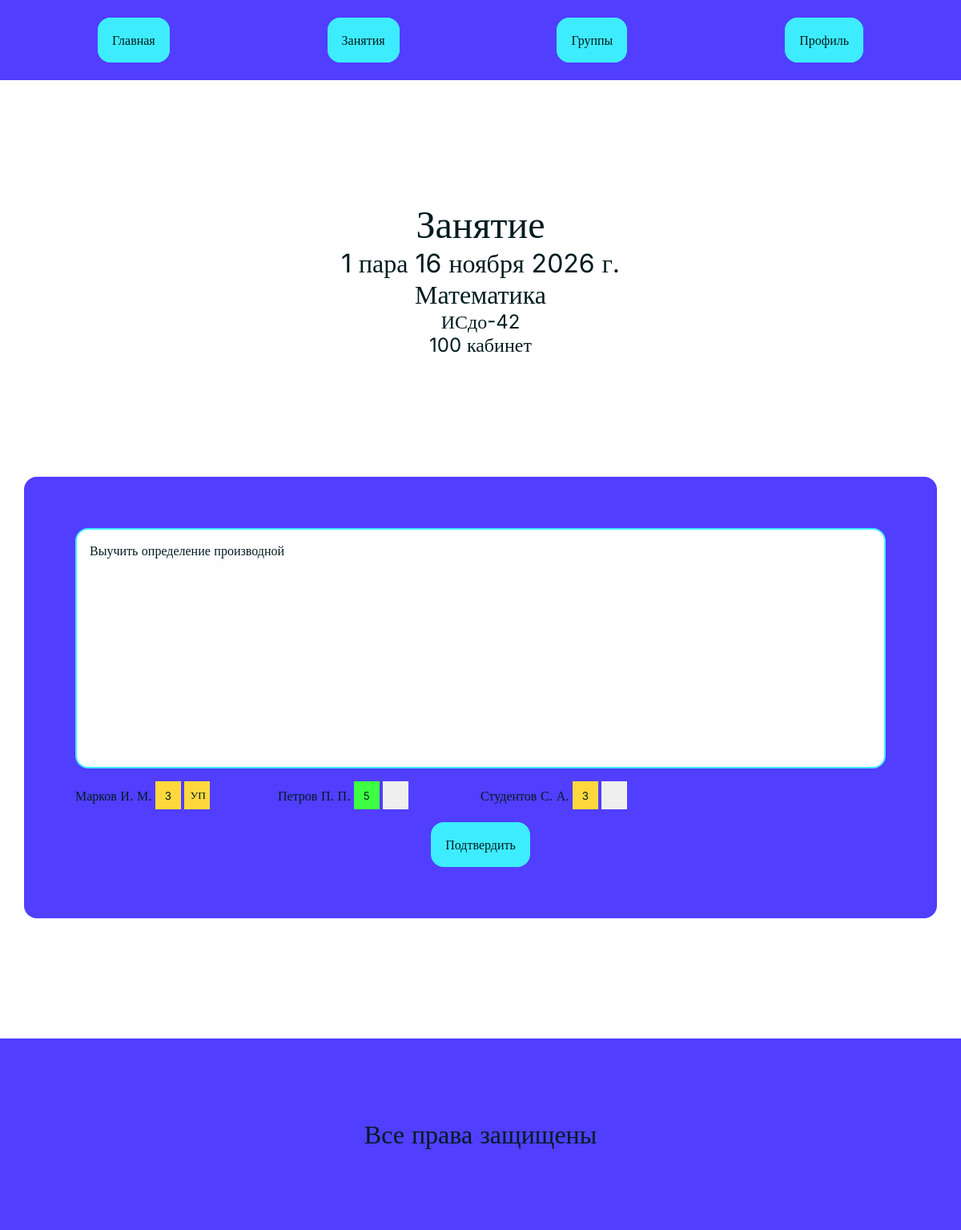
Screenshot of /lessons/1/ (signed in) with the database file from the repository.
### dnevnikapp/models.py (models this page shows, shortened)
class Lesson(models.Model):
    subject = models.ForeignKey(Subject, on_delete=models.PROTECT, verbose_name="Предмет", related_name="lessons")
    teacher = models.ForeignKey(CustomUser, on_delete=models.PROTECT, verbose_name="Преподаватель", related_name="lessons")
    date = models.DateField(default=timezone.now, verbose_name="Дата")
    lesson_number = models.PositiveSmallIntegerField(verbose_name="Номер пары")
    group = models.ForeignKey(Group, on_delete=models.PROTECT, verbose_name="Группа", related_name="lessons")
    room = models.CharField(verbose_name="Кабинет")
    class Meta:
        constraints = [
            models.UniqueConstraint(
                fields=["date","lesson_number","group"],
                name="unique_lesson_per_date_number_group"
            ),
            models.UniqueConstraint(
                fields=["date","lesson_number","teacher"],
                name="unique_lesson_per_date_number_teacher"
            )
        ]
        models.CheckConstraint(
            condition=models.Q(lesson_number__gt=0),
            name="lesson_number_greater_than_zero"
        )
        verbose_name = "Занятие"
        verbose_name_plural = "Занятия"

class Subject(models.Model):
    name = models.CharField(max_length=150, verbose_name="Название")
    teachers = models.ManyToManyField(CustomUser, through=TeacherSubject, blank=True)
    class Meta:
        verbose_name="Предмет"
        verbose_name_plural="Предметы"
    def __str__(self):
        return self.name

class Group(models.Model):
    name = models.CharField(verbose_name="Название")
    course = models.PositiveSmallIntegerField(verbose_name="Курс")
    major = models.ForeignKey("Major", on_delete=models.CASCADE, verbose_name="Направление", related_name="groups")
    class Meta:
        verbose_name="Группа"
        verbose_name_plural="Группы"
    def __str__(self):
        return self.name

class Hometask(models.Model):
    lesson = models.OneToOneField(Lesson, on_delete=models.CASCADE, related_name="hometask")
    text = models.TextField()
    class Meta:
        verbose_name = "Домашнее задание"
        verbose_name_plural = "Домашние задания"

class CustomUser(AbstractUser):
    class Role(models.TextChoices):
        STUDENT = "student", "Student"
        PARENT = "parent", "Parent"
        TEACHER = "teacher", "Teacher"
        ADMIN = "admin", "Admin"
    first_name=models.CharField(max_length=30, null=False, blank=False, verbose_name="Имя")
    last_name=models.CharField(max_length=30, null=False, blank=False, verbose_name="Фамилия")
    patronimic = models.CharField(max_length=30, null=True, blank=True, verbose_name="Отчество")
    role = models.TextField(choices=Role.choices, default=Role.STUDENT, null=True, blank=True, verbose_name="Роль")
    group = models.ForeignKey("Group", null=True, blank=True, verbose_name="Группа", default=None, related_name="students", on_delete=models.SET_NULL)
    subjects = models.ManyToManyField("Subject", through="TeacherSubject", verbose_name="Преподаваемые предметы", blank=True)
    parents = models.ManyToManyField("self", through="ParentChild", null=True, related_name="children", symmetrical=False, verbose_name="Родители", through_fields=("child","parent"))
    REQUIRED_FIELDS=["first_name", "last_name"]
    class Meta:
        verbose_name="Пользователь"
        verbose_name_plural="Пользователи"

class Grade(models.Model):
    lesson = models.ForeignKey(Lesson, on_delete=models.CASCADE, verbose_name="Занятие", related_name="grades")
    student = models.ForeignKey(CustomUser, on_delete=models.CASCADE, verbose_name="Студент", related_name="grades")
    grade = models.PositiveSmallIntegerField(verbose_name="Оценка",validators=[MinValueValidator(2), MaxValueValidator(5)])
    comment = models.CharField(max_length=150, null=True, blank=True, verbose_name="Комментарий")
    class Meta:
        constraints=[
            models.UniqueConstraint(
                fields=["lesson","student"],
                name="grade_per_lesson_and_student"
            )
        ]
        verbose_name = "Оценка"
        verbose_name_plural = "Оценки"

### dnevnikapp/views.py (the view, shortened to what this page needs)
# urls.py: path("lessons/<int:lessonid>/", views.lessonView, name="lessons"),
@login_required
@roles_required("teacher","admin", "student", "parent")
def lessonView(request, lessonid):
    lesson = Lesson.objects.select_related("subject", "group", "hometask"
                            ).prefetch_related(
                                Prefetch("group__students__grades", queryset=Grade.objects.filter(lesson_id=lessonid)),
                                Prefetch("group__students__absences", queryset=Absence.objects.filter(lesson_id=lessonid)),
                            ).filter(pk=lessonid).first()
    if lesson == None:
        raise Http404
    if request.user.role == "student" and request.user.group_id != lesson.group_id:
        raise PermissionDenied
    elif request.user.role == "parent" and request.user.children.filter(group_id=lesson.group_id).first() == None:
        raise PermissionDenied
    students = lesson.group.students.all()
    for student in students:
        student.grade = student.grades.first()
        student.absence = student.absences.first()
    context = {
        "lesson":lesson,
        "students":students,
    }
    if request.user.role == "teacher" or request.user.role == "admin":
        return render(request, "lesson.html", context=context)
    elif request.user.role == "student" or request.user.role == "parent":
        return render(request, "lessonstudent.html", context=context)

### dnevnikapp/converters.py (called while the page is built)
    def to_url(self, value: date) -> str:
        return value.strftime("%d-%m-%Y")

### dnevnikapp/templates/lesson.html (shortened to what this page needs)
{% extends 'baseheader.html' %}
{% load static %}
{% block head %}
    <link rel="stylesheet" href="{% static 'css/lesson.css' %}">
{% endblock %}
{% block content %}
    <div class="centerdiv centerpadding">
        <div class="headingsdiv">
            <h1>Занятие</h1>
            <h2>{{ lesson.lesson_number }} пара {{ lesson.date }}</h2>
            <h2>{{ lesson.subject }}</h2>
            <h3>{{ lesson.group }}</h3>
            <h3>{{ lesson.room }} кабинет</h3>
        </div>
        <div class="mainblock">
            <form class="mainform" method="post">
                <textarea name="hometask" placeholder="Домашнее задание">{{ lesson.hometask.text }}</textarea>
                <div class="lesson-studentsgrid">
                    {% for student in students %}
                        <div class="lesson-student">
                            <p>{{ student.last_name }} {{ student.first_name|slice:1 }}. {{ student.patronimic|slice:1 }}.</p>
                            <button type="button"
                                class="lessongrade {% if student.grade.grade >= 4 %}grade-good{% elif student.grade.grade == 3 %}grade-ok{% elif student.grade.grade == 2 %}grade-bad{% endif %}"
                                data-student="{{ student.pk }}"
                                data-value="{{ student.grade.grade|default_if_none:'' }}"
                            >
                                {{ student.grade.grade|default:"" }}
                            </button>
                            <button type="button"
                                class="lessonabsence {% if student.absence %}{% if student.absence.is_excused %}absence-excused{% else %}absence{% endif %}{% endif %}"
                                data-student="{{ student.pk }}"
                                data-value="{% if student.absence %}{% if student.absence.is_excused %}УП{% else %}Н{% endif %}{% endif %}"
                            >
                                {% if student.absence %}
                                    {% if student.absence.is_excused %}
                                        УП
                                    {% else %}
                                        Н
                                    {% endif %}
                                {% endif %}
                            </button>
                        </div>
                    {% endfor %}
                </div>
                <button class="button">Подтвердить</button>
            </form>
        </div>
    </div>
{% endblock %}

### dnevnikapp/static/css/style.css (style rules this page uses)
:root { --backgroundcolor:#fefefe; --maincolor:#513eff; --additionalcolor:#3e8bff; --accentcolor:#3eecff; --errorcolor:#ff3e41; --successcolor:#3eff44; --warningcolor:#ffd83e; --textcolor:#001c1f; --h1size:48px; --h2size:32px; --h3size:24px; --mainsize:16px; }
* { margin:0; padding:0; font-family: "Inter"; word-break: break-all; color:var(--textcolor); }
h1 { font-size: var(--h1size); font-weight:normal; }
h2 { font-size: var(--h2size); font-weight:normal; }
h3 { font-size: var(--h3size); font-weight:normal; }
p, span { font-size: var(--mainsize); }
input, textarea { background-color: var(--backgroundcolor); color:var(--textcolor); border-radius: 16px; padding:16px; font-size: var(--mainsize); border-style: solid; border-width: 2px; border-color: var(--accentcolor); width:100%; box-sizing: border-box; }
input::placeholder, textarea::placeholder { color:#001c1f80 }
textarea { resize:none; height:300px; }
.button { color:var(--textcolor); --basecol: var(--accentcolor); --backcol:var(--basecol); --bordercol:var(--basecol); background-color: var(--backcol); border:none; text-decoration: none; text-align: center; padding:16px; border-radius: 16px; font-size: var(--mainsize); border-style: solid; border-width: 2px; border-color: var(--bordercol); }
.centerdiv { display:flex; flex-direction: column; justify-content: center; align-items: center; row-gap: 150px; }
.centerpadding { padding:150px 30px 150px 30px; }
.headingsdiv { text-align: center; }
.mainblock { box-sizing: border-box; background-color: var(--maincolor); border-radius: 16px; padding:64px; width:100%; display: flex; flex-direction: column; gap:16px; }
.lessonabsence, .lessongrade { text-align: center; word-break: keep-all; }
.grade-good { background-color: var(--successcolor); }
.grade-ok { background-color: var(--warningcolor); }
.absence-excused { background-color: var(--warningcolor); }

### dnevnikapp/static/css/lesson.css (style rules this page uses)
.mainform { display:flex; flex-direction: column; align-items: center; gap:16px; }
.lesson-studentsgrid { display:grid; grid-template-columns: repeat(4,1fr); width:100%; }
.lesson-student { display: flex; align-items: center; gap:4px; }
.lessongrade, .lessonabsence { content:''; padding:8px; width:32px; height:35px; box-sizing: border-box; }
button { border-radius: 0; border-style: none; }

### rows the page displays
Lesson: lesson_number "1", date "16 ноября 2026 г.", subject "Математика", group "ИСдо-42", room "100", hometask "Выучить определение производной"
CustomUser: last_name "Марков", first_name "И", patronimic "М", grade.grade "3", shows "УП"
CustomUser: last_name "Петров", first_name "П", patronimic "П", grade.grade "5"
CustomUser: last_name "Студентов", first_name "С", patronimic "А", grade.grade "3"

### other values shown
{{ link.title }} "Главная" "Занятия" "Группы" "Профиль"
